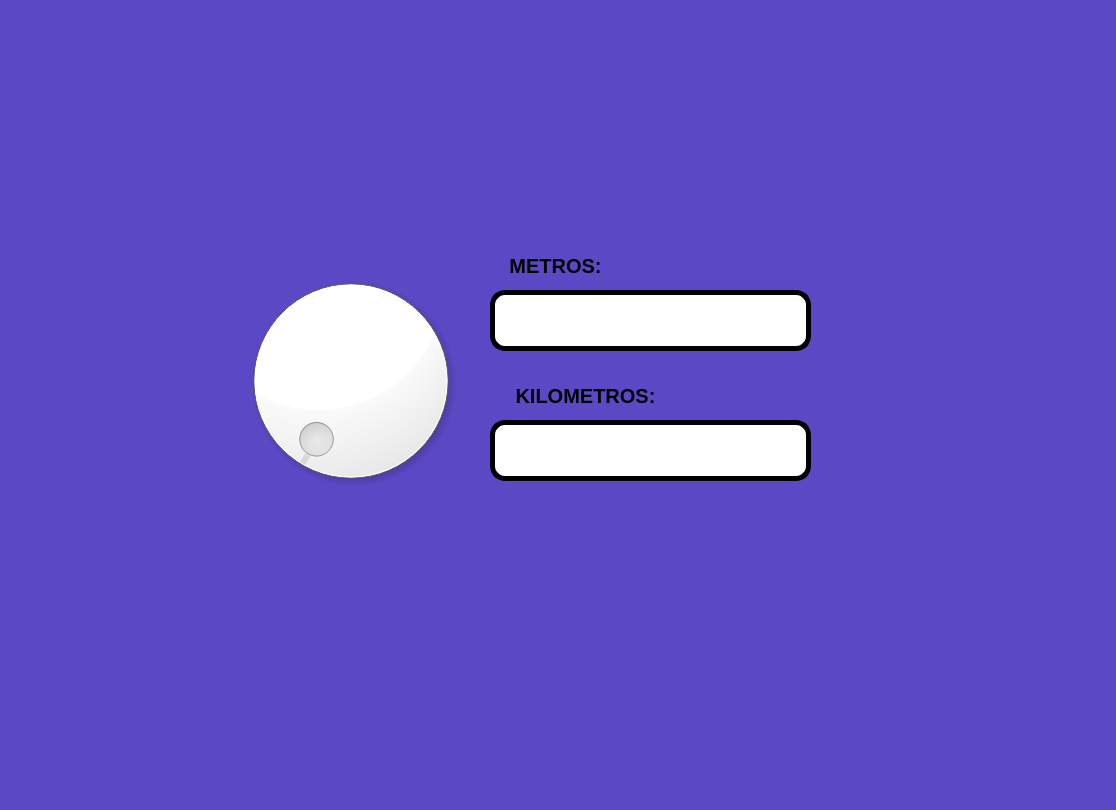
<?xml version="1.0" encoding="UTF-8"?>
<ui version="4.0">
 <class>MainWindow</class>
 <widget class="QMainWindow" name="MainWindow">
  <property name="geometry">
   <rect>
    <x>0</x>
    <y>0</y>
    <width>1116</width>
    <height>810</height>
   </rect>
  </property>
  <property name="windowTitle">
   <string>MainWindow</string>
  </property>
  <property name="styleSheet">
   <string notr="true">background-color: rgb(91, 72, 197)</string>
  </property>
  <widget class="QWidget" name="centralwidget">
   <widget class="QDial" name="dial">
    <property name="geometry">
     <rect>
      <x>230</x>
      <y>240</y>
      <width>241</width>
      <height>281</height>
     </rect>
    </property>
    <property name="styleSheet">
     <string notr="true">color: rgb(255, 255, 255);
background-color: rgb(255, 255, 255);</string>
    </property>
   </widget>
   <widget class="QLabel" name="label">
    <property name="geometry">
     <rect>
      <x>470</x>
      <y>250</y>
      <width>171</width>
      <height>31</height>
     </rect>
    </property>
    <property name="font">
     <font>
      <pointsize>15</pointsize>
      <weight>75</weight>
      <bold>true</bold>
     </font>
    </property>
    <property name="text">
     <string>METROS:</string>
    </property>
    <property name="alignment">
     <set>Qt::AlignCenter</set>
    </property>
   </widget>
   <widget class="QLineEdit" name="txt_metros">
    <property name="geometry">
     <rect>
      <x>490</x>
      <y>290</y>
      <width>321</width>
      <height>61</height>
     </rect>
    </property>
    <property name="font">
     <font>
      <pointsize>15</pointsize>
      <weight>75</weight>
      <bold>true</bold>
     </font>
    </property>
    <property name="styleSheet">
     <string notr="true">border-radius: 15px;
background-color: rgb(255, 255, 255);
border:  5px solid black;
</string>
    </property>
    <property name="text">
     <string/>
    </property>
    <property name="alignment">
     <set>Qt::AlignCenter</set>
    </property>
   </widget>
   <widget class="QLineEdit" name="txt_kms">
    <property name="geometry">
     <rect>
      <x>490</x>
      <y>420</y>
      <width>321</width>
      <height>61</height>
     </rect>
    </property>
    <property name="font">
     <font>
      <pointsize>15</pointsize>
      <weight>75</weight>
      <bold>true</bold>
     </font>
    </property>
    <property name="styleSheet">
     <string notr="true">border-radius: 15px;
background-color: rgb(255, 255, 255);
border:  5px solid black;
</string>
    </property>
    <property name="text">
     <string/>
    </property>
    <property name="alignment">
     <set>Qt::AlignCenter</set>
    </property>
   </widget>
   <widget class="QLabel" name="label_3">
    <property name="geometry">
     <rect>
      <x>470</x>
      <y>380</y>
      <width>231</width>
      <height>31</height>
     </rect>
    </property>
    <property name="font">
     <font>
      <pointsize>15</pointsize>
      <weight>75</weight>
      <bold>true</bold>
     </font>
    </property>
    <property name="text">
     <string>KILOMETROS:</string>
    </property>
    <property name="alignment">
     <set>Qt::AlignCenter</set>
    </property>
   </widget>
   <widget class="QLabel" name="label_5">
    <property name="geometry">
     <rect>
      <x>840</x>
      <y>560</y>
      <width>251</width>
      <height>191</height>
     </rect>
    </property>
    <property name="text">
     <string/>
    </property>
    <property name="pixmap">
     <pixmap resource="../../Archivo/recursos.qrc">:/Ejercicios/gatoinplorandoayuda.jpg</pixmap>
    </property>
    <property name="scaledContents">
     <bool>true</bool>
    </property>
   </widget>
   <widget class="QLabel" name="label_2">
    <property name="geometry">
     <rect>
      <x>830</x>
      <y>0</y>
      <width>271</width>
      <height>211</height>
     </rect>
    </property>
    <property name="text">
     <string/>
    </property>
    <property name="pixmap">
     <pixmap resource="../../Archivo/recursos.qrc">:/Ejercicios/logouat.jpg</pixmap>
    </property>
    <property name="scaledContents">
     <bool>true</bool>
    </property>
   </widget>
   <widget class="QLabel" name="label_4">
    <property name="geometry">
     <rect>
      <x>10</x>
      <y>-20</y>
      <width>201</width>
      <height>211</height>
     </rect>
    </property>
    <property name="text">
     <string/>
    </property>
    <property name="pixmap">
     <pixmap resource="../../Archivo/recursos.qrc">:/Ejercicios/logouat2.jpg</pixmap>
    </property>
    <property name="scaledContents">
     <bool>true</bool>
    </property>
   </widget>
  </widget>
  <widget class="QMenuBar" name="menubar">
   <property name="geometry">
    <rect>
     <x>0</x>
     <y>0</y>
     <width>1116</width>
     <height>26</height>
    </rect>
   </property>
  </widget>
  <widget class="QStatusBar" name="statusbar"/>
 </widget>
 <resources>
  <include location="../../Archivo/recursos.qrc"/>
 </resources>
 <connections/>
</ui>
